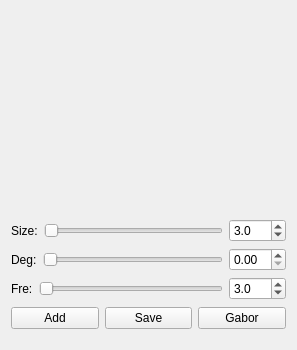
<?xml version="1.0" encoding="UTF-8"?>
<ui version="4.0">
 <class>TryGabor</class>
 <widget class="QWidget" name="TryGabor">
  <property name="enabled">
   <bool>true</bool>
  </property>
  <property name="geometry">
   <rect>
    <x>0</x>
    <y>0</y>
    <width>297</width>
    <height>350</height>
   </rect>
  </property>
  <property name="minimumSize">
   <size>
    <width>200</width>
    <height>350</height>
   </size>
  </property>
  <property name="windowTitle">
   <string>TryGabor</string>
  </property>
  <widget class="QWidget" name="verticalLayoutWidget_2">
   <property name="geometry">
    <rect>
     <x>0</x>
     <y>0</y>
     <width>297</width>
     <height>341</height>
    </rect>
   </property>
   <layout class="QVBoxLayout" name="verticalLayout">
    <property name="sizeConstraint">
     <enum>QLayout::SetDefaultConstraint</enum>
    </property>
    <item>
     <widget class="QLabel" name="Picture">
      <property name="minimumSize">
       <size>
        <width>200</width>
        <height>200</height>
       </size>
      </property>
      <property name="maximumSize">
       <size>
        <width>200</width>
        <height>200</height>
       </size>
      </property>
      <property name="text">
       <string/>
      </property>
     </widget>
    </item>
    <item>
     <layout class="QVBoxLayout" name="Settings">
      <item>
       <layout class="QHBoxLayout" name="Size">
        <item>
         <widget class="QLabel" name="label_3">
          <property name="text">
           <string>Size:</string>
          </property>
         </widget>
        </item>
        <item>
         <widget class="QSlider" name="SSlider">
          <property name="enabled">
           <bool>true</bool>
          </property>
          <property name="minimum">
           <number>0</number>
          </property>
          <property name="maximum">
           <number>10000</number>
          </property>
          <property name="singleStep">
           <number>0</number>
          </property>
          <property name="orientation">
           <enum>Qt::Horizontal</enum>
          </property>
         </widget>
        </item>
        <item>
         <widget class="QDoubleSpinBox" name="SSpinBox">
          <property name="readOnly">
           <bool>false</bool>
          </property>
          <property name="decimals">
           <number>1</number>
          </property>
          <property name="minimum">
           <double>0.500000000000000</double>
          </property>
          <property name="maximum">
           <double>100.000000000000000</double>
          </property>
          <property name="singleStep">
           <double>1.000000000000000</double>
          </property>
          <property name="value">
           <double>3.000000000000000</double>
          </property>
         </widget>
        </item>
       </layout>
      </item>
      <item>
       <layout class="QHBoxLayout" name="Deg">
        <item>
         <widget class="QLabel" name="label">
          <property name="text">
           <string>Deg:</string>
          </property>
         </widget>
        </item>
        <item>
         <widget class="QSlider" name="DSlider">
          <property name="enabled">
           <bool>true</bool>
          </property>
          <property name="maximum">
           <number>10000</number>
          </property>
          <property name="singleStep">
           <number>0</number>
          </property>
          <property name="orientation">
           <enum>Qt::Horizontal</enum>
          </property>
         </widget>
        </item>
        <item>
         <widget class="QDoubleSpinBox" name="DSpinBox">
          <property name="readOnly">
           <bool>false</bool>
          </property>
          <property name="decimals">
           <number>2</number>
          </property>
          <property name="maximum">
           <double>10.000000000000000</double>
          </property>
          <property name="singleStep">
           <double>0.100000000000000</double>
          </property>
         </widget>
        </item>
       </layout>
      </item>
      <item>
       <layout class="QHBoxLayout" name="Fre">
        <item>
         <widget class="QLabel" name="label_2">
          <property name="text">
           <string>Fre:</string>
          </property>
         </widget>
        </item>
        <item>
         <widget class="QSlider" name="FSlider">
          <property name="enabled">
           <bool>true</bool>
          </property>
          <property name="maximum">
           <number>10000</number>
          </property>
          <property name="singleStep">
           <number>0</number>
          </property>
          <property name="orientation">
           <enum>Qt::Horizontal</enum>
          </property>
         </widget>
        </item>
        <item>
         <widget class="QDoubleSpinBox" name="FSpinBox">
          <property name="readOnly">
           <bool>false</bool>
          </property>
          <property name="decimals">
           <number>1</number>
          </property>
          <property name="minimum">
           <double>0.500000000000000</double>
          </property>
          <property name="maximum">
           <double>100.000000000000000</double>
          </property>
          <property name="singleStep">
           <double>1.000000000000000</double>
          </property>
          <property name="value">
           <double>3.000000000000000</double>
          </property>
         </widget>
        </item>
       </layout>
      </item>
     </layout>
    </item>
    <item>
     <layout class="QHBoxLayout" name="horizontalLayout">
      <item>
       <widget class="QPushButton" name="Add">
        <property name="text">
         <string>Add</string>
        </property>
       </widget>
      </item>
      <item>
       <widget class="QPushButton" name="Save">
        <property name="text">
         <string>Save</string>
        </property>
       </widget>
      </item>
      <item>
       <widget class="QPushButton" name="Gabor">
        <property name="text">
         <string>Gabor</string>
        </property>
       </widget>
      </item>
     </layout>
    </item>
   </layout>
  </widget>
 </widget>
 <layoutdefault spacing="6" margin="11"/>
 <resources/>
 <connections/>
</ui>
